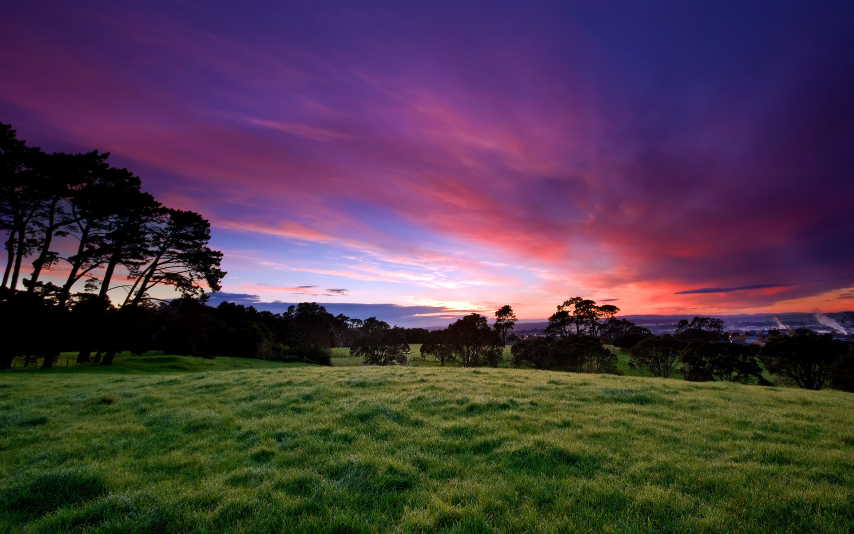
#> input picture images/sample.jpg, 2560 x 1600 px (shown at 1/3 size)
$ python -i image_processing.py   (imports and definitions only)   (older library calls are emulated)
#> lines starting #> are read from the running program, lines starting #| are printed output that depends on the picture
#!/usr/bin/env python3
# image_processing.py
from PIL import Image
from PIL import ImageFilter
from colorsys import rgb_to_hsv
from colorsys import hsv_to_rgb

__author__ = 'Seth Tinglof'
__version__ = '1.0'


class ImageProcessor:
    WHITE = (255, 255, 255)
    BLACK = (0, 0, 0)

    def __init__(self, image):
        self.image = image
        self.pixels = self.image.load()
        self.IMAGE_BACKUP = image.copy()

    # [81 lines left out: functions convert_to_grayscale, convert_to_black_and_white, modify_saturation, color_filter, not called in this run]

    def invert_colors(self):
        self.image = Image.eval(self.image, lambda x: 255 - x)
        self.pixels = self.image.load()

    # [33 lines left out: functions average_pixel_color, sepia_tone, not called in this run]

    def resize(self, scale):
        """
        Resize image to be its original width and height multiplied by a scaling factor.
        Note: this method produces a new image object rather than manipulating the old one,
        so pointers to the image set before this method is called will not point to the
        resized image but rather the original.
        :param scale: The value that the height and width are multiplied by.
        :return: None
        """
        self.image = self.image.resize((int(self.image.size[0] * scale), int(self.image.size[1] * scale)),
                                       Image.ANTIALIAS)
        self.pixels = self.image.load()

    def edge_detection(self):
        self.image = self.image.filter(ImageFilter.FIND_EDGES)
        self.pixels = self.image.load()

    # [8 lines left out: function reset_image, not called in this run]

    def fit_to_screen(self, screen_width=1280, screen_height=720):
        """
        Resizes the image to fit on the screen.  Also changes the backup of the original image to this resized image.
        :param screen_width: Maximum width that the image can take up.
        :param screen_height: Maximum height that the image can take up.
        :return: None
        """
        if self.image.size[0] > screen_width or self.image.size[1] > screen_height:
            if self.image.size[0] / screen_width > self.image.size[1] / screen_height:
                self.resize(screen_width / self.image.size[0])
            else:
                self.resize(screen_height / self.image.size[1])
            self.IMAGE_BACKUP = self.image.copy()

>>> from PIL import Image
>>> picture = Image.open('images/sample.jpg')
#> picture is the input picture: PIL image 2560x1600 RGB; mean R, G, B 77.2, 58.9, 73.4
>>> result = ImageProcessor(picture).fit_to_screen()
#> in resize, `self.image = self.image.resize((int(self.image.size[0] * scale), int(s..`:
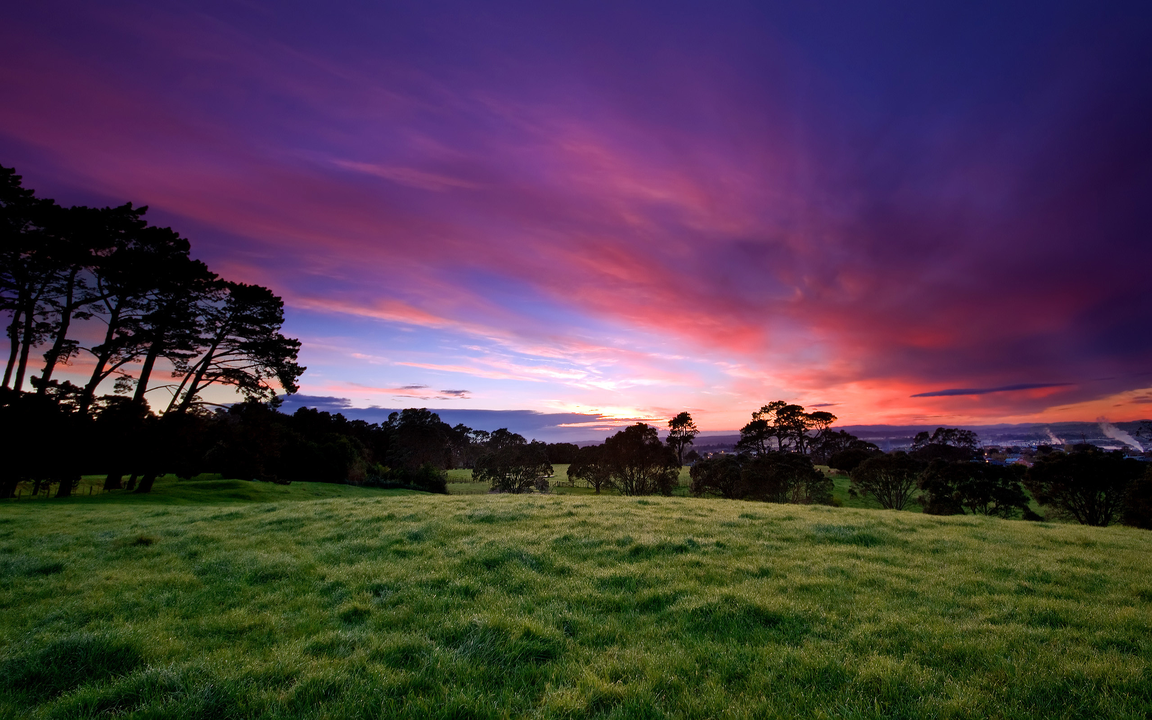
#> self.image: PIL image 1152x720 RGB; mean R, G, B 77.2, 58.9, 73.4
